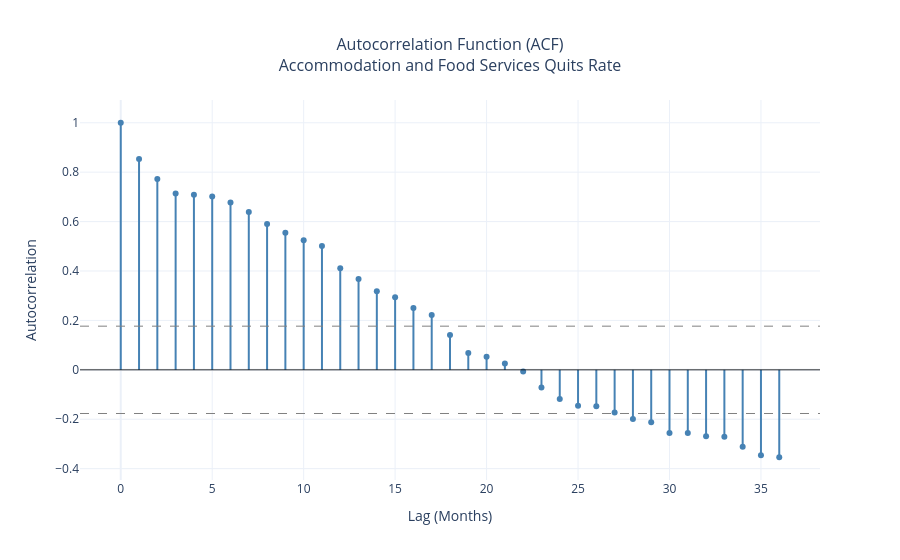

The notebook cell saved with this chart:
### Markdown cell above
## Seasonality

Unlike employment in the sector, which follows a clear and consistent seasonal pattern
with strong summer peaks and winter lows, the quits rate doesn't show the same
structure. The monthly averages across the full period are relatively flat, with no
single month standing out as consistently higher or lower than the others.

The year-over-year overlay tells the more interesting story. Rather than a consistent
seasonal rhythm, what stands out is the level shift over time. Lines from 2021 and 2022
run noticeably higher than those from 2016 through 2019, with more recent years
returning toward the earlier range.

The STL seasonal component reinforces this. The values are small throughout, with swings
rarely exceeding 0.5 percentage points in either direction. There is some variation in
the pattern across years, but nothing that would suggest a strong or reliable seasonal
signal worth building into a forecast model.

### Code cell
# =============================================================================
# Section 4: ACF
# =============================================================================
acf_values = acf(df_interp['quit_rate'], nlags=36)
lags = list(range(len(acf_values)))

fig = go.Figure()

# Zero line
fig.add_hline(y=0, line_color='black', line_width=0.8)

# 95% confidence interval bounds
n = len(df_interp['quit_rate'])
ci_bound = 1.96 / np.sqrt(n)
fig.add_hline(y=ci_bound, line_dash='dash', line_color='gray', line_width=1)
fig.add_hline(y=-ci_bound, line_dash='dash', line_color='gray', line_width=1)

# ACF stems
for i, (lag, val) in enumerate(zip(lags, acf_values)):
    fig.add_trace(go.Scatter(
        x=[lag, lag],
        y=[0, val],
        mode='lines',
        line=dict(color='steelblue', width=2),
        showlegend=False,
        hoverinfo='skip'
    ))

# ACF points
fig.add_trace(go.Scatter(
    x=lags,
    y=acf_values,
    mode='markers',
    marker=dict(color='steelblue', size=6),
    name='ACF',
    showlegend=False,
    hovertemplate='Lag %{x}: %{y:.3f}<extra></extra>'
))

fig.update_layout(
    title=dict(text='Autocorrelation Function (ACF)<br>Accommodation and Food Services Quits Rate',
               x=0.5, font=dict(size=16)),
    xaxis_title='Lag (Months)',
    yaxis_title='Autocorrelation',
    template='plotly_white',
    hovermode='closest'
)

fig.show()

### Figure 1 — Plotly figure (JSON) as saved in the notebook; plotly's stock layout.template omitted (floating-point values rounded to 4 significant figures)
{"data": [{"hoverinfo": "skip", "line": {"color": "steelblue", "width": 2}, "mode": "lines", "showlegend": false, "type": "scatter", "x": [0, 0], "y": [0, 1]}, {"hoverinfo": "skip", "line": {"color": "steelblue", "width": 2}, "mode": "lines", "showlegend": false, "type": "scatter", "x": [1, 1], "y": [0, 0.853]}, {"hoverinfo": "skip", "line": {"color": "steelblue", "width": 2}, "mode": "lines", "showlegend": false, "type": "scatter", "x": [2, 2], "y": [0, 0.7723]}, {"hoverinfo": "skip", "line": {"color": "steelblue", "width": 2}, "mode": "lines", "showlegend": false, "type": "scatter", "x": [3, 3], "y": [0, 0.714]}, {"hoverinfo": "skip", "line": {"color": "steelblue", "width": 2}, "mode": "lines", "showlegend": false, "type": "scatter", "x": [4, 4], "y": [0, 0.7082]}, {"hoverinfo": "skip", "line": {"color": "steelblue", "width": 2}, "mode": "lines", "showlegend": false, "type": "scatter", "x": [5, 5], "y": [0, 0.7017]}, {"hoverinfo": "skip", "line": {"color": "steelblue", "width": 2}, "mode": "lines", "showlegend": false, "type": "scatter", "x": [6, 6], "y": [0, 0.6774]}, {"hoverinfo": "skip", "line": {"color": "steelblue", "width": 2}, "mode": "lines", "showlegend": false, "type": "scatter", "x": [7, 7], "y": [0, 0.6386]}, {"hoverinfo": "skip", "line": {"color": "steelblue", "width": 2}, "mode": "lines", "showlegend": false, "type": "scatter", "x": [8, 8], "y": [0, 0.5902]}, {"hoverinfo": "skip", "line": {"color": "steelblue", "width": 2}, "mode": "lines", "showlegend": false, "type": "scatter", "x": [9, 9], "y": [0, 0.5544]}, {"hoverinfo": "skip", "line": {"color": "steelblue", "width": 2}, "mode": "lines", "showlegend": false, "type": "scatter", "x": [10, 10], "y": [0, 0.5247]}, {"hoverinfo": "skip", "line": {"color": "steelblue", "width": 2}, "mode": "lines", "showlegend": false, "type": "scatter", "x": [11, 11], "y": [0, 0.5011]}, {"hoverinfo": "skip", "line": {"color": "steelblue", "width": 2}, "mode": "lines", "showlegend": false, "type": "scatter", "x": [12, 12], "y": [0, 0.4107]}, {"hoverinfo": "skip", "line": {"color": "steelblue", "width": 2}, "mode": "lines", "showlegend": false, "type": "scatter", "x": [13, 13], "y": [0, 0.3681]}, {"hoverinfo": "skip", "line": {"color": "steelblue", "width": 2}, "mode": "lines", "showlegend": false, "type": "scatter", "x": [14, 14], "y": [0, 0.3177]}, {"hoverinfo": "skip", "line": {"color": "steelblue", "width": 2}, "mode": "lines", "showlegend": false, "type": "scatter", "x": [15, 15], "y": [0, 0.294]}, {"hoverinfo": "skip", "line": {"color": "steelblue", "width": 2}, "mode": "lines", "showlegend": false, "type": "scatter", "x": [16, 16], "y": [0, 0.2499]}, {"hoverinfo": "skip", "line": {"color": "steelblue", "width": 2}, "mode": "lines", "showlegend": false, "type": "scatter", "x": [17, 17], "y": [0, 0.2219]}, {"hoverinfo": "skip", "line": {"color": "steelblue", "width": 2}, "mode": "lines", "showlegend": false, "type": "scatter", "x": [18, 18], "y": [0, 0.1405]}, {"hoverinfo": "skip", "line": {"color": "steelblue", "width": 2}, "mode": "lines", "showlegend": false, "type": "scatter", "x": [19, 19], "y": [0, 0.06852]}, {"hoverinfo": "skip", "line": {"color": "steelblue", "width": 2}, "mode": "lines", "showlegend": false, "type": "scatter", "x": [20, 20], "y": [0, 0.05298]}, {"hoverinfo": "skip", "line": {"color": "steelblue", "width": 2}, "mode": "lines", "showlegend": false, "type": "scatter", "x": [21, 21], "y": [0, 0.02606]}, {"hoverinfo": "skip", "line": {"color": "steelblue", "width": 2}, "mode": "lines", "showlegend": false, "type": "scatter", "x": [22, 22], "y": [0, -0.007134]}, {"hoverinfo": "skip", "line": {"color": "steelblue", "width": 2}, "mode": "lines", "showlegend": false, "type": "scatter", "x": [23, 23], "y": [0, -0.07108]}, {"hoverinfo": "skip", "line": {"color": "steelblue", "width": 2}, "mode": "lines", "showlegend": false, "type": "scatter", "x": [24, 24], "y": [0, -0.1176]}, {"hoverinfo": "skip", "line": {"color": "steelblue", "width": 2}, "mode": "lines", "showlegend": false, "type": "scatter", "x": [25, 25], "y": [0, -0.1454]}, {"hoverinfo": "skip", "line": {"color": "steelblue", "width": 2}, "mode": "lines", "showlegend": false, "type": "scatter", "x": [26, 26], "y": [0, -0.1479]}, {"hoverinfo": "skip", "line": {"color": "steelblue", "width": 2}, "mode": "lines", "showlegend": false, "type": "scatter", "x": [27, 27], "y": [0, -0.173]}, {"hoverinfo": "skip", "line": {"color": "steelblue", "width": 2}, "mode": "lines", "showlegend": false, "type": "scatter", "x": [28, 28], "y": [0, -0.1988]}, {"hoverinfo": "skip", "line": {"color": "steelblue", "width": 2}, "mode": "lines", "showlegend": false, "type": "scatter", "x": [29, 29], "y": [0, -0.2124]}, {"hoverinfo": "skip", "line": {"color": "steelblue", "width": 2}, "mode": "lines", "showlegend": false, "type": "scatter", "x": [30, 30], "y": [0, -0.2562]}, {"hoverinfo": "skip", "line": {"color": "steelblue", "width": 2}, "mode": "lines", "showlegend": false, "type": "scatter", "x": [31, 31], "y": [0, -0.2553]}, {"hoverinfo": "skip", "line": {"color": "steelblue", "width": 2}, "mode": "lines", "showlegend": false, "type": "scatter", "x": [32, 32], "y": [0, -0.2685]}, {"hoverinfo": "skip", "line": {"color": "steelblue", "width": 2}, "mode": "lines", "showlegend": false, "type": "scatter", "x": [33, 33], "y": [0, -0.2713]}, {"hoverinfo": "skip", "line": {"color": "steelblue", "width": 2}, "mode": "lines", "showlegend": false, "type": "scatter", "x": [34, 34], "y": [0, -0.3109]}, {"hoverinfo": "skip", "line": {"color": "steelblue", "width": 2}, "mode": "lines", "showlegend": false, "type": "scatter", "x": [35, 35], "y": [0, -0.3454]}, {"hoverinfo": "skip", "line": {"color": "steelblue", "width": 2}, "mode": "lines", "showlegend": false, "type": "scatter", "x": [36, 36], "y": [0, -0.3539]}, {"hovertemplate": "Lag %{x}: %{y:.3f}<extra></extra>", "marker": {"color": "steelblue", "size": 6}, "mode": "markers", "name": "ACF", "showlegend": false, "type": "scatter", "x": [0, 1, 2, 3, 4, 5, 6, 7, 8, 9, 10, 11, 12, 13, 14, 15, 16, 17, 18, 19, 20, 21, 22, 23, 24, 25, 26, 27, 28, 29, 30, 31, 32, 33, 34, 35, 36], "y": [1.0, 0.853, 0.7723, 0.714, 0.7082, 0.7017, 0.6774, 0.6386, 0.5902, 0.5544, 0.5247, 0.5011, 0.4107, 0.3681, 0.3177, 0.294, 0.2499, 0.2219, 0.1405, 0.06852, 0.05298, 0.02606, -0.007134, -0.07108, -0.1176, -0.1454, -0.1479, -0.173, -0.1988, -0.2124, -0.2562, -0.2553, -0.2685, -0.2713, -0.3109, -0.3454, -0.3539]}], "layout": {"hovermode": "closest", "shapes": [{"line": {"color": "black", "width": 0.8}, "type": "line", "x0": 0, "x1": 1, "xref": "x domain", "y0": 0, "y1": 0, "yref": "y"}, {"line": {"color": "gray", "dash": "dash", "width": 1}, "type": "line", "x0": 0, "x1": 1, "xref": "x domain", "y0": 0.1767, "y1": 0.1767, "yref": "y"}, {"line": {"color": "gray", "dash": "dash", "width": 1}, "type": "line", "x0": 0, "x1": 1, "xref": "x domain", "y0": -0.1767, "y1": -0.1767, "yref": "y"}], "title": {"font": {"size": 16}, "text": "Autocorrelation Function (ACF)<br>Accommodation and Food Services Quits Rate", "x": 0.5}, "xaxis": {"title": {"text": "Lag (Months)"}}, "yaxis": {"title": {"text": "Autocorrelation"}}}}
